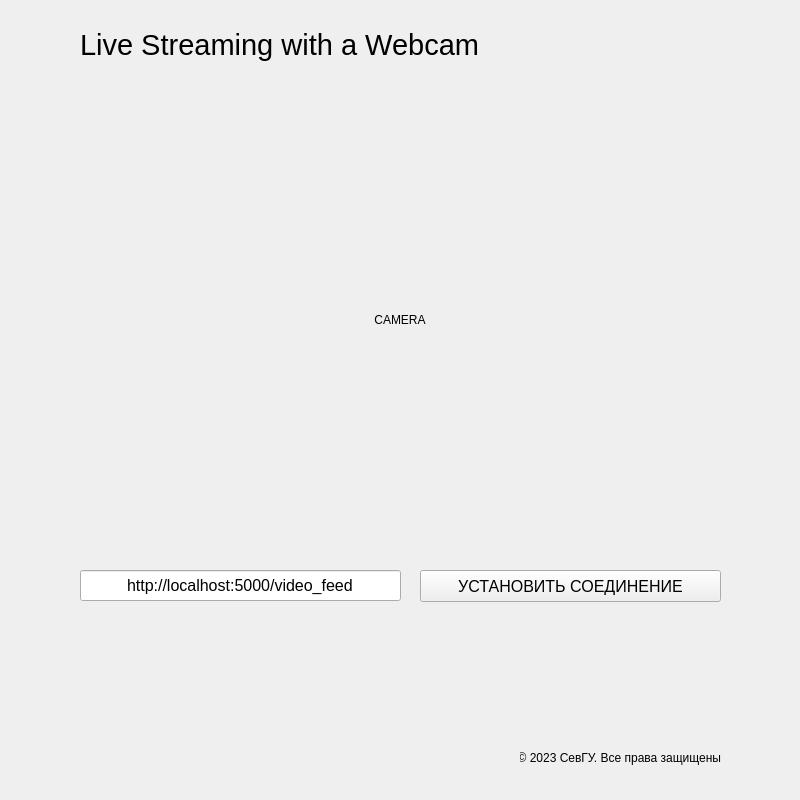
<?xml version="1.0" encoding="UTF-8"?>
<ui version="4.0">
 <class>MainWindow</class>
 <widget class="QMainWindow" name="MainWindow">
  <property name="enabled">
   <bool>true</bool>
  </property>
  <property name="geometry">
   <rect>
    <x>0</x>
    <y>0</y>
    <width>800</width>
    <height>800</height>
   </rect>
  </property>
  <property name="minimumSize">
   <size>
    <width>800</width>
    <height>800</height>
   </size>
  </property>
  <property name="maximumSize">
   <size>
    <width>800</width>
    <height>800</height>
   </size>
  </property>
  <property name="windowTitle">
   <string>Live Streaming with a Webcam</string>
  </property>
  <widget class="QWidget" name="centralwidget">
   <widget class="QLabel" name="lbSevSULogo">
    <property name="geometry">
     <rect>
      <x>430</x>
      <y>670</y>
      <width>293</width>
      <height>90</height>
     </rect>
    </property>
    <property name="text">
     <string/>
    </property>
    <property name="pixmap">
     <pixmap resource="resources.qrc">:/images/png/sevsu.png</pixmap>
    </property>
    <property name="scaledContents">
     <bool>true</bool>
    </property>
   </widget>
   <widget class="QLabel" name="lbCopyright">
    <property name="geometry">
     <rect>
      <x>520</x>
      <y>750</y>
      <width>202</width>
      <height>16</height>
     </rect>
    </property>
    <property name="text">
     <string>© 2023 СевГУ. Все права защищены.</string>
    </property>
    <property name="alignment">
     <set>Qt::AlignCenter</set>
    </property>
   </widget>
   <widget class="QLabel" name="lblCamera">
    <property name="geometry">
     <rect>
      <x>80</x>
      <y>80</y>
      <width>640</width>
      <height>480</height>
     </rect>
    </property>
    <property name="autoFillBackground">
     <bool>true</bool>
    </property>
    <property name="styleSheet">
     <string notr="true"/>
    </property>
    <property name="text">
     <string>CAMERA</string>
    </property>
    <property name="alignment">
     <set>Qt::AlignCenter</set>
    </property>
   </widget>
   <widget class="QLineEdit" name="edIPCamera">
    <property name="geometry">
     <rect>
      <x>80</x>
      <y>570</y>
      <width>321</width>
      <height>31</height>
     </rect>
    </property>
    <property name="font">
     <font>
      <pointsize>12</pointsize>
     </font>
    </property>
    <property name="text">
     <string>http://localhost:5000/video_feed</string>
    </property>
    <property name="alignment">
     <set>Qt::AlignCenter</set>
    </property>
   </widget>
   <widget class="QPushButton" name="btnConnect">
    <property name="geometry">
     <rect>
      <x>420</x>
      <y>570</y>
      <width>301</width>
      <height>32</height>
     </rect>
    </property>
    <property name="font">
     <font>
      <pointsize>12</pointsize>
     </font>
    </property>
    <property name="text">
     <string>УСТАНОВИТЬ СОЕДИНЕНИЕ</string>
    </property>
   </widget>
   <widget class="QLabel" name="lbCopyright_2">
    <property name="geometry">
     <rect>
      <x>80</x>
      <y>20</y>
      <width>640</width>
      <height>50</height>
     </rect>
    </property>
    <property name="font">
     <font>
      <family>Segoe UI</family>
      <pointsize>22</pointsize>
      <bold>false</bold>
     </font>
    </property>
    <property name="text">
     <string>Live Streaming with a Webcam</string>
    </property>
    <property name="alignment">
     <set>Qt::AlignLeading|Qt::AlignLeft|Qt::AlignVCenter</set>
    </property>
   </widget>
   <zorder>lblCamera</zorder>
   <zorder>lbSevSULogo</zorder>
   <zorder>lbCopyright</zorder>
   <zorder>edIPCamera</zorder>
   <zorder>btnConnect</zorder>
   <zorder>lbCopyright_2</zorder>
  </widget>
 </widget>
 <resources>
  <include location="resources.qrc"/>
 </resources>
 <connections/>
</ui>
